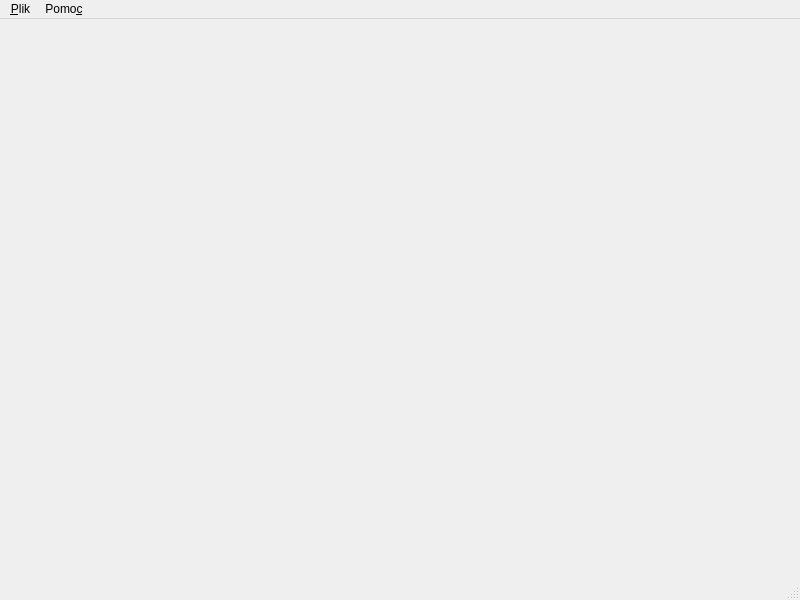
<?xml version="1.0" encoding="UTF-8"?>
<ui version="4.0">
 <class>MainWindow</class>
 <widget class="QMainWindow" name="MainWindow">
  <property name="geometry">
   <rect>
    <x>0</x>
    <y>0</y>
    <width>800</width>
    <height>600</height>
   </rect>
  </property>
  <property name="windowTitle">
   <string>MainWindow</string>
  </property>
  <widget class="QWidget" name="centralwidget">
   <layout class="QVBoxLayout" name="verticalLayout">
    <item>
     <widget class="MyWidget" name="widget" native="true"/>
    </item>
   </layout>
  </widget>
  <widget class="QMenuBar" name="menubar">
   <property name="geometry">
    <rect>
     <x>0</x>
     <y>0</y>
     <width>800</width>
     <height>23</height>
    </rect>
   </property>
   <widget class="QMenu" name="menu_Quit">
    <property name="title">
     <string>&amp;Plik</string>
    </property>
    <addaction name="action_Zakoncz"/>
   </widget>
   <widget class="QMenu" name="menuPomo_c">
    <property name="title">
     <string>Pomo&amp;c</string>
    </property>
    <addaction name="action_O_programie"/>
   </widget>
   <addaction name="menu_Quit"/>
   <addaction name="menuPomo_c"/>
  </widget>
  <widget class="QStatusBar" name="statusbar"/>
  <action name="action_Zakoncz">
   <property name="text">
    <string>&amp;Zakończ</string>
   </property>
   <property name="toolTip">
    <string>Zakończ program</string>
   </property>
   <property name="shortcut">
    <string>Ctrl+Q</string>
   </property>
  </action>
  <action name="action_O_programie">
   <property name="text">
    <string>&amp;O programie</string>
   </property>
   <property name="shortcut">
    <string>F1</string>
   </property>
  </action>
 </widget>
 <customwidgets>
  <customwidget>
   <class>MyWidget</class>
   <extends>QWidget</extends>
   <header>my_widget.h</header>
   <container>1</container>
  </customwidget>
 </customwidgets>
 <resources/>
 <connections/>
</ui>
